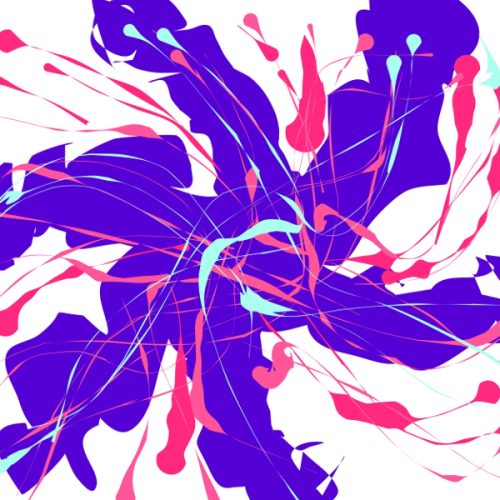
#> input picture exampleimages/abs.jpeg, 1000 x 1000 px, given in place of hexagonal_full.png, which was not available (shown at 1/2 size)
$ python final_pseudo_code_REPEAT.py
#> lines starting #> are read from the running program, lines starting #| are printed output that depends on the picture; long printed decimals are rounded; pictures that were not available may be replaced by others from this repository, and a replacement may not be noted
import cv2
import numpy as np
import sys
from matplotlib.image import imread

image_path = 'D:\Work\correlation\exampleimages\\reduced\\hexagonal_full.png'
print(image_path)
original_image = cv2.imread(image_path)
#> original_image is the input picture: shape (1000, 1000, 3); mean B, G, R 220.4, 114, 173.5
global_img_Y, global_img_X = original_image.shape[:2]
#> global_img_Y = 1000; global_img_X = 1000

def input_image(image_path):
    image = cv2.imread(image_path, 0)
    return image

# retun type == (array_value_X,array_value_Y)
def xoring_images(img1):

    img2 = img1 # making  a copy of image
    # intializing key value pair for the average of xored value
    average_xor_value_x = {}
    average_xor_value_y = {}

    for i in range(1, global_img_X):
        rolled = np.roll(img1, i, axis=1)
        xor = cv2.bitwise_xor(rolled, img2)
        avg = np.average(xor)
        average_xor_value_x[i] = avg
#> this loop made 999 passes
#> avg on passes 1 to 3: 9.75, 13.67, 16.82
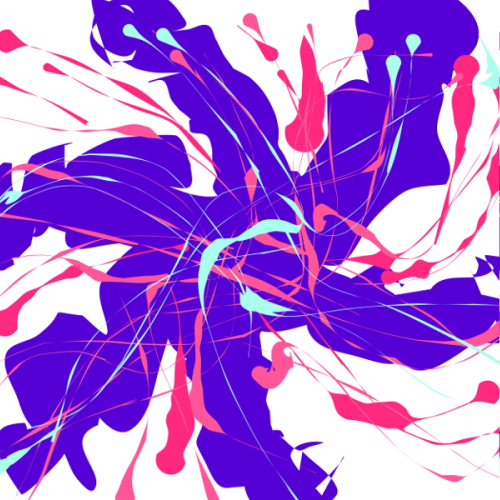
#> rolled: shape (1000, 1000, 3) (shown at 1/2 size); mean B, G, R 220.4, 114, 173.5
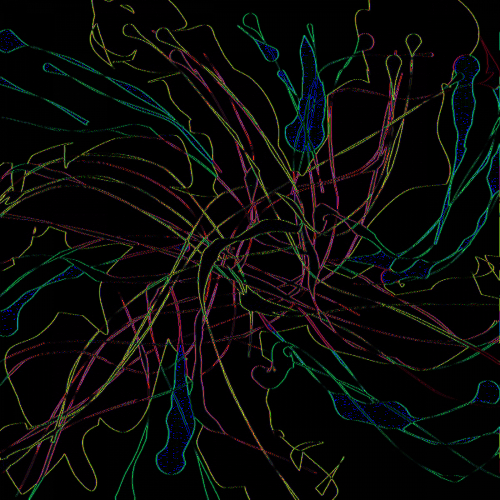
#> xor: shape (1000, 1000, 3) (shown at 1/2 size); mean B, G, R 8.9, 10.6, 9.8
#> after the loop, average_xor_value_x = 999 items

    for i in range(1, global_img_Y):
        rolled = np.roll(img1, i, axis=0)
        xor = cv2.bitwise_xor(rolled, img2)
        avg = np.average(xor)
        average_xor_value_y[i] = avg
#> this loop made 999 passes
#> avg on passes 1 to 3: 10.34, 14.33, 17.46
#> pass 1, in xoring_images, `rolled = np.roll(img1, i, axis=0)`:
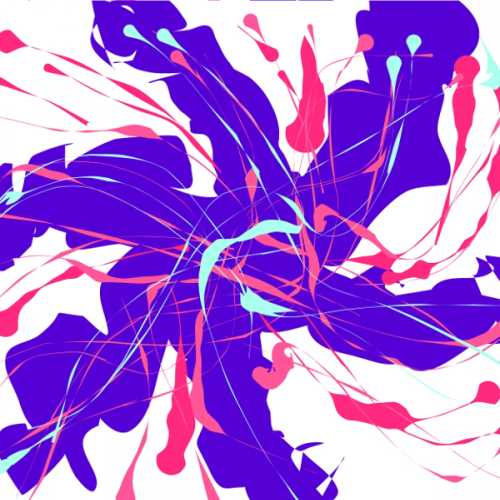
#> rolled: shape (1000, 1000, 3) (shown at 1/2 size); mean B, G, R 220.4, 114, 173.5
#> pass 1, in xoring_images, `xor = cv2.bitwise_xor(rolled, img2)`:
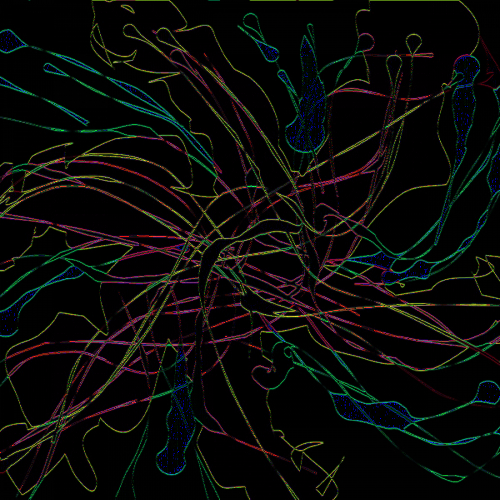
#> xor: shape (1000, 1000, 3) (shown at 1/2 size); mean B, G, R 9.2, 11.1, 10.7
#> pass 2, in xoring_images, `xor = cv2.bitwise_xor(rolled, img2)`:
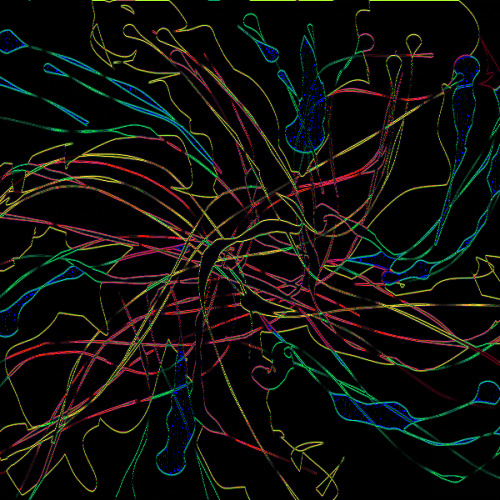
#> xor: shape (1000, 1000, 3) (shown at 1/2 size); mean B, G, R 12.1, 15.4, 15.5
#> after the loop:
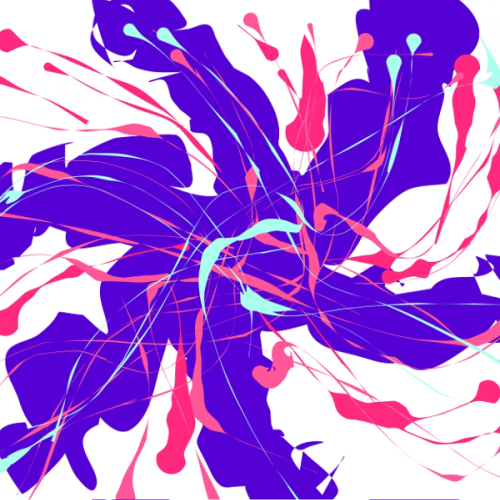
#> rolled: shape (1000, 1000, 3) (shown at 1/2 size); mean B, G, R 220.4, 114, 173.5
#> after the loop:
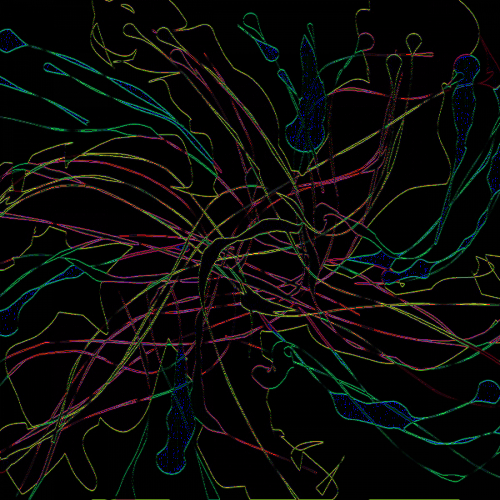
#> xor: shape (1000, 1000, 3) (shown at 1/2 size); mean B, G, R 9.2, 11.1, 10.7
#> after the loop, average_xor_value_y = 999 items


    key_min = min(average_xor_value_x.keys(), key=(lambda k: average_xor_value_x[k]))
#> key_min = 1
    minimum_value_X = average_xor_value_x[key_min]
#> minimum_value_X = 9.75
    if minimum_value_X != 0:
        print("No COMPLETE DARK SPOTS while rolling in X Direction", minimum_value_X)
#| No COMPLETE DARK SPOTS while rolling in X Direction 9.750

    key_min = min(average_xor_value_y.keys(), key=(lambda k: average_xor_value_y[k]))
    minimum_value_Y = average_xor_value_y[key_min]
#> minimum_value_Y = 10.34
    if minimum_value_Y != 0:
        print("No COMPLETE DARK SPOTS while rolling in Y Direction", minimum_value_Y)
#| No COMPLETE DARK SPOTS while rolling in Y Direction 10.342

    first_dark_position_in_X = [k for k, v in average_xor_value_x.items() if v == minimum_value_X]
#> first_dark_position_in_X = [1, 999]
    first_dark_position_in_Y = [k for k, v in average_xor_value_y.items() if v == minimum_value_Y]
#> first_dark_position_in_Y = [1, 999]


    avg_value_X = [v for k, v in average_xor_value_x.items() if v == minimum_value_X]
#> avg_value_X = [9.75, 9.75]
    avg_value_Y = [v for k, v in average_xor_value_y.items() if v == minimum_value_Y]
#> avg_value_Y = [10.34, 10.34]


    return first_dark_position_in_X,first_dark_position_in_Y, average_xor_value_x, average_xor_value_y


#return type == (inter_val_X,integer_val_Y)
def centers_analysis(dark_in_X, dark_in_Y):
    print(dark_in_X, dark_in_Y)
    if (len(dark_in_X) != 0) & (len(dark_in_Y) != 0):

        # Case for Horizontal lining pattern
        if (len(dark_in_X)) >= int(global_img_X / 2) - 2:
            print("Horizontal Lining Pattern")
            intersection_X = int(global_img_X / 2)
            intersection_Y = dark_in_Y[0]
            return (intersection_X, intersection_Y)

        # Case for Vertical lining pattern
        elif (len(dark_in_Y)) >= int(global_img_Y / 2) - 2:
            print("Vertical Lining Pattern")
            intersection_X = dark_in_X[0]
            intersection_Y = int(global_img_Y / 2)
            return (intersection_X, intersection_Y)

        else:
            # LOGIC TO DETECT FALSE NEGATIVES PATTERNS
            if (((dark_in_X[0] == 1) | (dark_in_X[0] == 2)) & ((dark_in_Y[0] == 1) | (dark_in_Y[0] == 2))) | (
                    (dark_in_X[0] == global_img_X - 1) & (dark_in_Y[0] == global_img_Y - 1)):
                print("NOW returning for EDGE DETECTION")
                return None

            # logic for complex horizontal pattern
            elif (dark_in_X[0] == 1) & (dark_in_Y[0] != 1) & (dark_in_Y[0] != global_img_Y - 1):
                intersection_X = global_img_X
                intersection_Y = dark_in_Y[0]
                return (intersection_X, intersection_Y)

            # logic for complex vertical pattern
            elif (dark_in_Y[0] == 1) & (dark_in_X[0] != 1) & (dark_in_X[0] != global_img_X - 1):
                intersection_X = dark_in_X[0]
                intersection_Y = global_img_Y
                return (intersection_X, intersection_Y)

            # logic for simple pattern
            else:
                intersection_X = dark_in_X[0]
                intersection_Y = dark_in_Y[0]
                return (intersection_X, intersection_Y)


    else:
        print("NO any repeated pattern detected LEVEL = 1")

#return type == (float_in_x, float_in_Y)
# [46 lines left out: functions compute_repetation_number, plot_displacement_vector, not called in this run]

if __name__ == '__main__':

    X,Y, average_x, average_y = xoring_images(original_image)
#> X = [1, 999]; Y = [1, 999]; average_x = 999 items; average_y = 999 items

    returned_centers = centers_analysis(X, Y)
#| [1, 999] [1, 999]
    print("returned centers", returned_centers)
#| returned centers None
#> (the run stopped early here; a loop or call above may not have finished)
